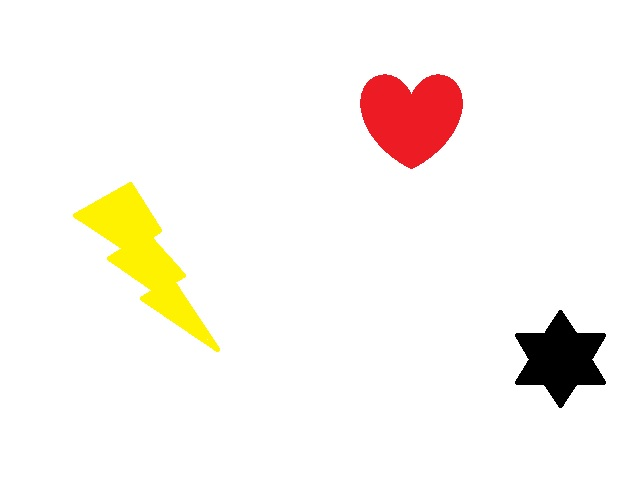
#> input picture 25/image.jpg, 640 x 480 px
$ python main.py
#> lines starting #> are read from the running program, lines starting #| are printed output that depends on the picture
import cv2
import numpy as np
from numba import njit


image = cv2.imread('image.jpg')
#> image is the input picture: shape (480, 640, 3); mean B, G, R 239.7, 245.4, 250.4
grayscale = cv2.cvtColor(image, cv2.COLOR_RGB2GRAY)
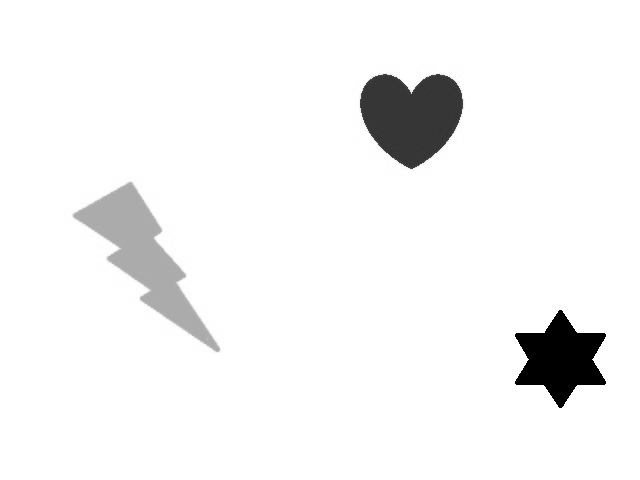
#> grayscale: shape (480, 640); min 0, max 255, mean 244.3

segmento = np.zeros_like(grayscale)

seed = (0, 0)
event_count = 0


@njit
def regiao_crescente(image, segmento, seed=None):
    rows, cols = image.shape[:2]
    anterior = 1
    atual = 0
    while anterior != atual:
        anterior = atual
        atual = 0
        for row in range(rows):
            for col in range(cols):
                if segmento[row, col] == 1:
                    if image[row-1, col-1] < 230:
                        segmento[row-1, col-1] = 1
                        atual += 1
                    if image[row-1, col] < 230:
                        segmento[row-1, col] = 1
                        atual += 1
                    if image[row-1, col+1] < 230:
                        segmento[row-1, col+1] = 1
                        atual += 1
                    if image[row, col-1] < 230:
                        segmento[row, col-1] = 1
                        atual += 1
                    if image[row, col+1] < 230:
                        segmento[row, col+1] = 1
                        atual += 1
                    if image[row+1, col-1] < 230:
                        segmento[row+1, col+1] = 1
                        atual += 1
                    if image[row+1, col] < 230:
                        segmento[row+1, col] = 1
                        atual += 1
                    if image[row+1, col + 1] < 230:
                        segmento[row+1, col+1] = 1
                        atual += 1
                if segmento[row, col] == 2:
                    if image[row-1, col-1] < 230:
                        segmento[row-1, col-1] = 2
                        atual += 1
                    if image[row-1, col] < 230:
                        segmento[row-1, col] = 2
                        atual += 1
                    if image[row-1, col+1] < 230:
                        segmento[row-1, col+1] = 2
                        atual += 1
                    if image[row, col-1] < 230:
                        segmento[row, col-1] = 2
                        atual += 1
                    if image[row, col+1] < 230:
                        segmento[row, col+1] = 2
                        atual += 1
                    if image[row+1, col-1] < 230:
                        segmento[row+1, col+1] = 2
                        atual += 1
                    if image[row+1, col] < 230:
                        segmento[row+1, col] = 2
                        atual += 1
                    if image[row+1, col + 1] < 230:
                        segmento[row+1, col+1] = 2
                        atual += 1
                if segmento[row, col] == 3:
                    if image[row-1, col-1] < 230:
                        segmento[row-1, col-1] = 3
                        atual += 1
                    if image[row-1, col] < 230:
                        segmento[row-1, col] = 3
                        atual += 1
                    if image[row-1, col+1] < 230:
                        segmento[row-1, col+1] = 3
                        atual += 1
                    if image[row, col-1] < 230:
                        segmento[row, col-1] = 3
                        atual += 1
                    if image[row, col+1] < 230:
                        segmento[row, col+1] = 3
                        atual += 1
                    if image[row+1, col-1] < 230:
                        segmento[row+1, col+1] = 3
                        atual += 1
                    if image[row+1, col] < 230:
                        segmento[row+1, col] = 3
                        atual += 1
                    if image[row+1, col + 1] < 230:
                        segmento[row+1, col+1] = 3
                        atual += 1
    return segmento


def mouse_event(event, x, y, flags, param):
    if event == cv2.EVENT_LBUTTONDOWN:
        global seed
        global event_count
        global segmento
        event_count += 1
        segmento[y, x] = event_count


if __name__ == '__main__':
    cv2.namedWindow('Objeto', 1)
    cv2.imshow('image', grayscale)
    cv2.setMouseCallback('image', mouse_event)
    cv2.waitKey(0)

    imagem_seg = regiao_crescente(grayscale, segmento)
#> imagem_seg: shape (480, 640); every value is 0

    rows, cols = imagem_seg.shape[:2]
#> rows = 480; cols = 640
    nova = np.zeros([rows, cols, 3], np.uint8)

    nova[np.where(imagem_seg == 1)] = [0, 0, 255]
    nova[np.where(imagem_seg == 2)] = [255, 0, 0]
    nova[np.where(imagem_seg == 3)] = [0, 255, 0]
    cv2.imshow('Resultado', nova)
    cv2.waitKey(0)
